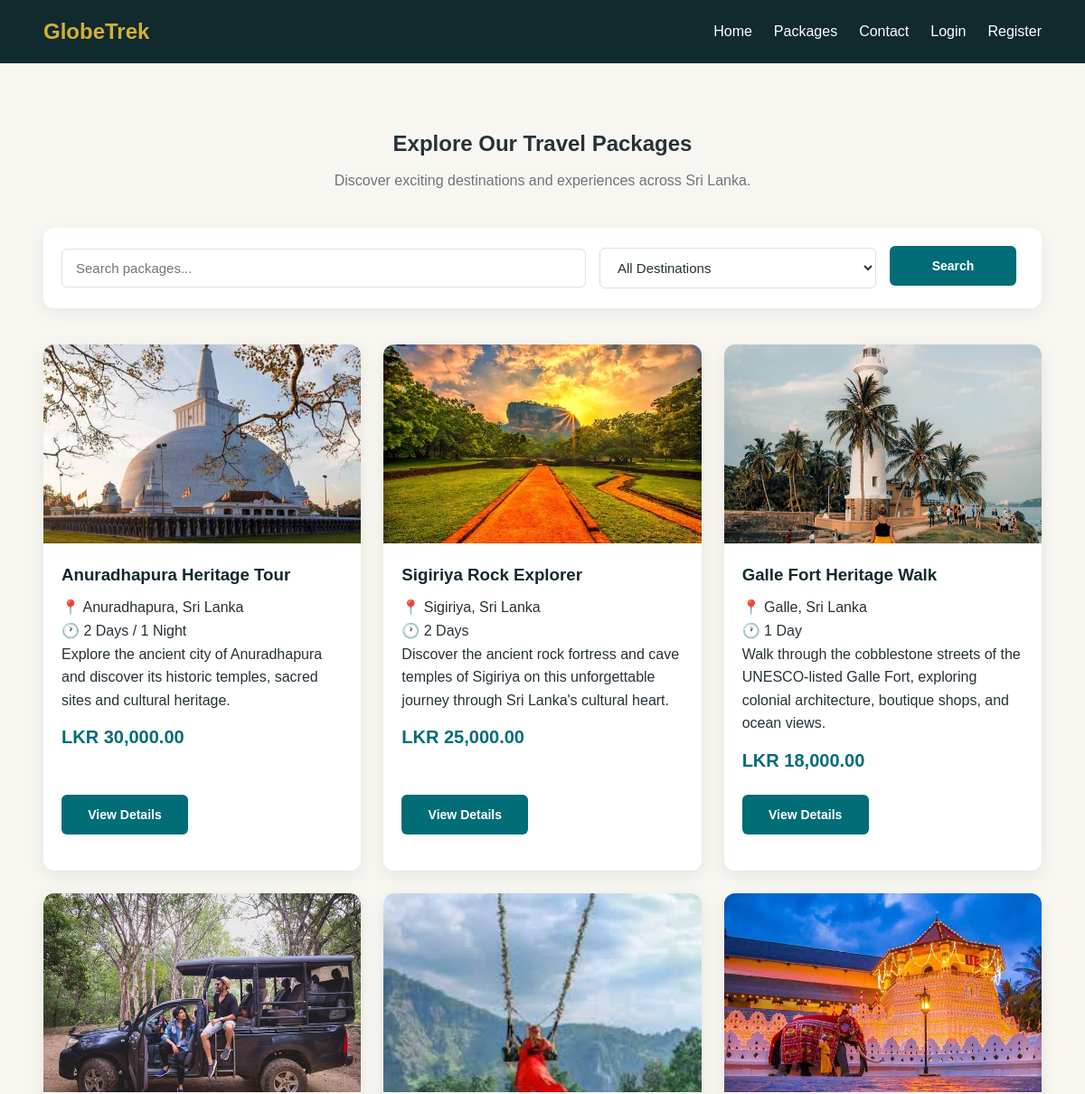
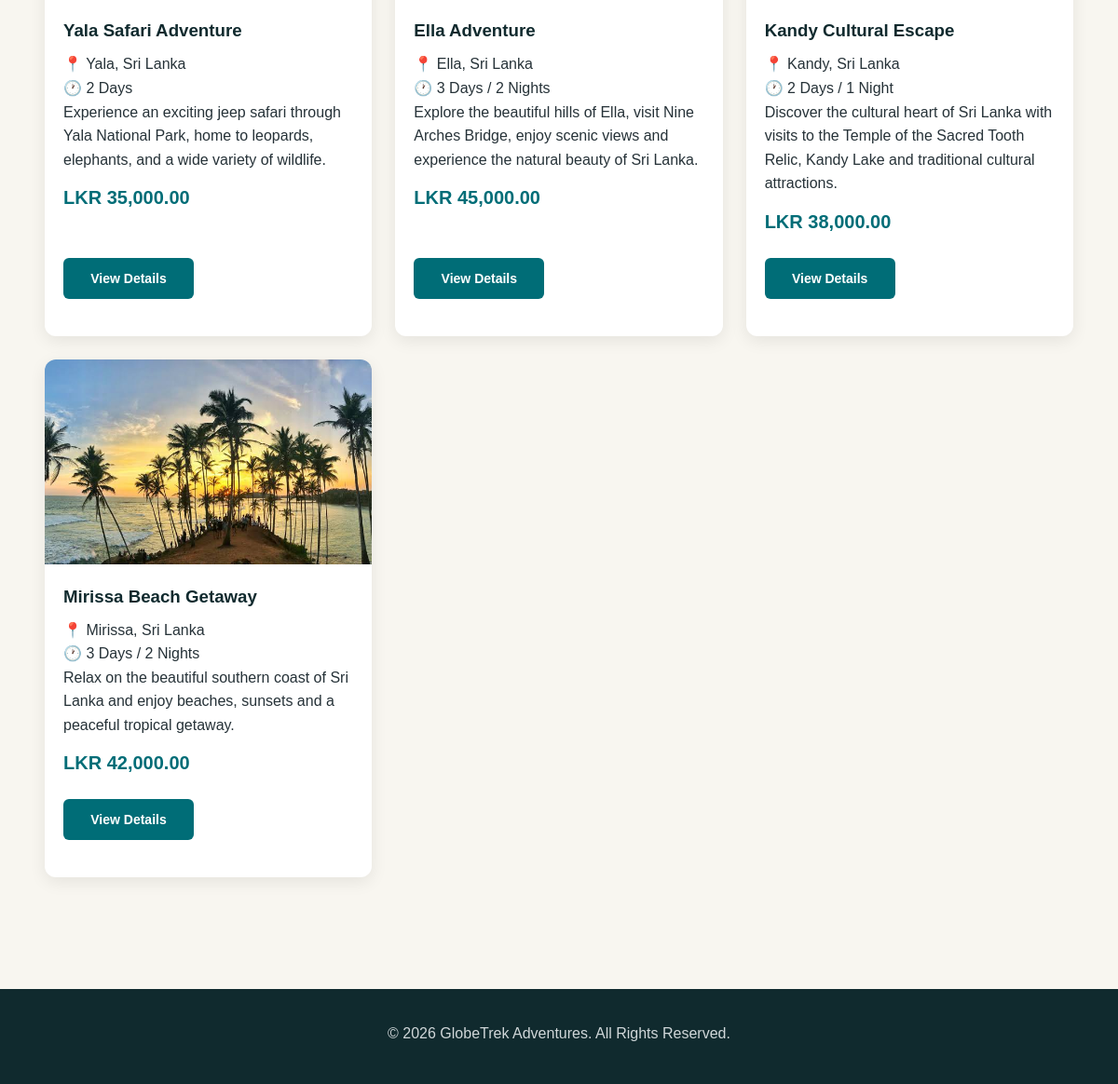
The app's page /globetrek/packages.php with its own data (2 pictures, top to bottom).
### tables this page shows
CREATE TABLE `packages` (
  `id` int(11) NOT NULL,
  `title` varchar(150) NOT NULL,
  `destination` varchar(100) NOT NULL,
  `description` text NOT NULL,
  `price` decimal(10,2) NOT NULL,
  `duration` varchar(50) NOT NULL,
  `image` varchar(255) DEFAULT NULL,
  `created_by` int(11) DEFAULT NULL,
  `created_at` timestamp NOT NULL DEFAULT current_timestamp()
);

### globetrek/packages.php (the view, shortened to what this page needs)
<?php
require_once "config/database.php";
$search = $_GET['search'] ?? '';
$sql = "SELECT * FROM packages WHERE 1=1";
$params = [];
$sql .= " ORDER BY created_at DESC";
$stmt = $pdo->prepare($sql);
$stmt->execute($params);
$packages = $stmt->fetchAll(PDO::FETCH_ASSOC);
?>
<!DOCTYPE html>
<html lang="en">
<head>
    <link rel="stylesheet" href="css/style.css">
</head>
<body>
<nav class="navbar">
    <div class="container navbar-content">
        <a href="index.php" class="logo">
            GlobeTrek
        </a>
        <ul class="nav-links">
            <li>
                <a href="index.php">Home</a>
            </li>
            <li>
                <a href="packages.php">Packages</a>
            </li>
            <li>
                <a href="contact.php">Contact</a>
            </li>
            <li>
                <a href="login.php">Login</a>
            </li>
            <li>
                <a href="register.php">Register</a>
            </li>
        </ul>
    </div>
</nav>
<section class="section">
    <div class="container">
        <div class="section-title">
            <h1>Explore Our Travel Packages</h1>
            <p>
                Discover exciting destinations and experiences
                across Sri Lanka.
            </p>
        </div>
        <form method="GET" class="search-form">
            <input
                type="text"
                name="search"
                placeholder="Search packages..."
                value="<?php echo htmlspecialchars($search); ?>"
            >
            <select name="destination">
                <option value="">
                    All Destinations
                </option>
            </select>
            <button type="submit" class="btn btn-primary">
                Search
            </button>
        </form>
        <div class="package-grid">
            <?php if (count($packages) > 0): ?>
                <?php foreach ($packages as $package): ?>
                    <div class="package-card">
                        <?php if (!empty($package['image'])): ?>
                            <img
                                src="images/<?php echo htmlspecialchars($package['image']); ?>"
                                alt="<?php echo htmlspecialchars($package['title']); ?>"
                            >
                        <?php endif; ?>
                        <div class="package-content">
                            <h3>
                                <?php echo htmlspecialchars($package['title']); ?>
                            </h3>
                            <p>
                                📍 <?php echo htmlspecialchars($package['destination']); ?>
                            </p>
                            <p>
                                🕐 <?php echo htmlspecialchars($package['duration']); ?>
                            </p>
                            <p>
                                <?php echo htmlspecialchars($package['description']); ?>
                            </p>
                            <div class="package-price">
                                LKR <?php echo number_format($package['price'], 2); ?>
                            </div>
                            <br>
                            <a
                                href="package-details.php?id=<?php echo $package['id']; ?>"
                                class="btn btn-primary"
                            >
                                View Details
                            </a>
                        </div>
                    </div>
                <?php endforeach; ?>
            <?php else: ?>
                <div class="alert alert-error">
                    No travel packages found.
                </div>
            <?php endif; ?>
        </div>
    </div>
</section>
<footer class="footer">
    <div class="container">
        <p>
            &copy; <?php echo date("Y"); ?>
            GlobeTrek Adventures.
            All Rights Reserved.
        </p>
    </div>
</footer>
</body>
</html>

### globetrek/css/style.css (style rules this page uses)
:root { --primary: #006d77; --primary-dark: #004f55; --secondary: #d4af37; --dark: #102a2e; --light: #f8f6f0; --white: #ffffff; --text: #263238; --muted: #6c757d; --border: #e0e0e0; --success: #2e7d32; --danger: #c62828; }
* { margin: 0; padding: 0; box-sizing: border-box; }
html { scroll-behavior: smooth; }
body { font-family: Arial, Helvetica, sans-serif; background: var(--light); color: var(--text); line-height: 1.6; }
a { text-decoration: none; color: inherit; }
img { max-width: 100%; display: block; }
.container { width: min(1120px, 92%); margin: 0 auto; }
.navbar { background: var(--dark); color: var(--white); padding: 16px 0; position: sticky; top: 0; z-index: 1000; }
.navbar-content { display: flex; justify-content: space-between; align-items: center; }
.logo { font-size: 24px; font-weight: bold; color: var(--secondary); }
.nav-links { display: flex; gap: 24px; list-style: none; }
.nav-links a { color: var(--white); transition: 0.3s; }
.btn { display: inline-flex; align-items: center; justify-content: center; width: 140px; height: 44px; min-width: 140px; min-height: 44px; padding: 0; margin: 0 8px 5px 0; border: none; border-radius: 6px; box-sizing: border-box; font-family: Arial, Helvetica, sans-serif; font-size: 14px; font-weight: bold; line-height: 1; text-align: center; text-decoration: none; cursor: pointer; vertical-align: middle; appearance: none; -webkit-appearance: none; transition: 0.3s; }
.btn-primary { background: var(--primary); color: var(--white); }
.section { padding: 70px 0; }
.section-title { text-align: center; margin-bottom: 40px; }
.section-title p { color: var(--muted); margin-top: 8px; }
.search-form { display: flex; flex-wrap: wrap; gap: 15px; align-items: center; background: var(--white); padding: 20px; border-radius: 12px; box-shadow: 0 5px 18px rgba(0, 0, 0, 0.06); margin-bottom: 40px; }
.search-form input[type="text"] { flex: 2; min-width: 220px; padding: 12px 15px; border: 1px solid var(--border); border-radius: 6px; font-size: 15px; }
.search-form select { flex: 1; min-width: 180px; padding: 12px 15px; border: 1px solid var(--border); border-radius: 6px; font-size: 15px; background: var(--white); color: var(--text); }
.search-form button { flex: 0 0 auto; padding: 12px 28px; }
.package-grid { display: grid; grid-template-columns: repeat(3, 1fr); gap: 25px; align-items: stretch; }
.package-card { background: var(--white); border-radius: 12px; overflow: hidden; box-shadow: 0 5px 18px rgba(0, 0, 0, 0.08); transition: transform 0.3s, box-shadow 0.3s; display: flex; flex-direction: column; height: 100%; }
.package-card img { width: 100%; height: 220px; object-fit: cover; }
.package-content { padding: 20px; display: flex; flex-direction: column; flex: 1; }
.package-content h3 { color: var(--dark); margin-bottom: 8px; }
.package-price { color: var(--primary); font-size: 20px; font-weight: bold; margin: 12px 0; }
.package-content .btn { margin-top: auto; align-self: flex-start; position: relative; top: -15px; }
.footer { background: var(--dark); color: var(--white); padding: 35px 0; margin-top: 50px; text-align: center; }
.footer p { color: #d0d7d9; margin-bottom: 6px; }

### records on screen
packages: image (picture), title "Anuradhapura Heritage Tour", destination "Anuradhapura, Sri Lanka", duration "2 Days / 1 Night", description "Explore the ancient city of Anuradhapura and discover its historic temples, sacred sites and cultural heritage.", price "30,000.00"
packages: image (picture), title "Sigiriya Rock Explorer", destination "Sigiriya, Sri Lanka", duration "2 Days", description "Discover the ancient rock fortress and cave temples of Sigiriya on this unforgettable journey through Sri Lanka's cultural heart.", price "25,000.00"
packages: image (picture), title "Galle Fort Heritage Walk", destination "Galle, Sri Lanka", duration "1 Day", description "Walk through the cobblestone streets of the UNESCO-listed Galle Fort, exploring colonial architecture, boutique shops, and ocean views.", price "18,000.00"
packages: image (picture), title "Yala Safari Adventure", destination "Yala, Sri Lanka", duration "2 Days", description "Experience an exciting jeep safari through Yala National Park, home to leopards, elephants, and a wide variety of wildlife.", price "35,000.00"
packages: image (picture), title "Ella Adventure", destination "Ella, Sri Lanka", duration "3 Days / 2 Nights", description "Explore the beautiful hills of Ella, visit Nine Arches Bridge, enjoy scenic views and experience the natural beauty of Sri Lanka.", price "45,000.00"
packages: image (picture), title "Kandy Cultural Escape", destination "Kandy, Sri Lanka", duration "2 Days / 1 Night", description "Discover the cultural heart of Sri Lanka with visits to the Temple of the Sacred Tooth Relic, Kandy Lake and traditional cultural attractions.", price "38,000.00"
packages: image (picture), title "Mirissa Beach Getaway", destination "Mirissa, Sri Lanka", duration "3 Days / 2 Nights", description "Relax on the beautiful southern coast of Sri Lanka and enjoy beaches, sunsets and a peaceful tropical getaway.", price "42,000.00"
